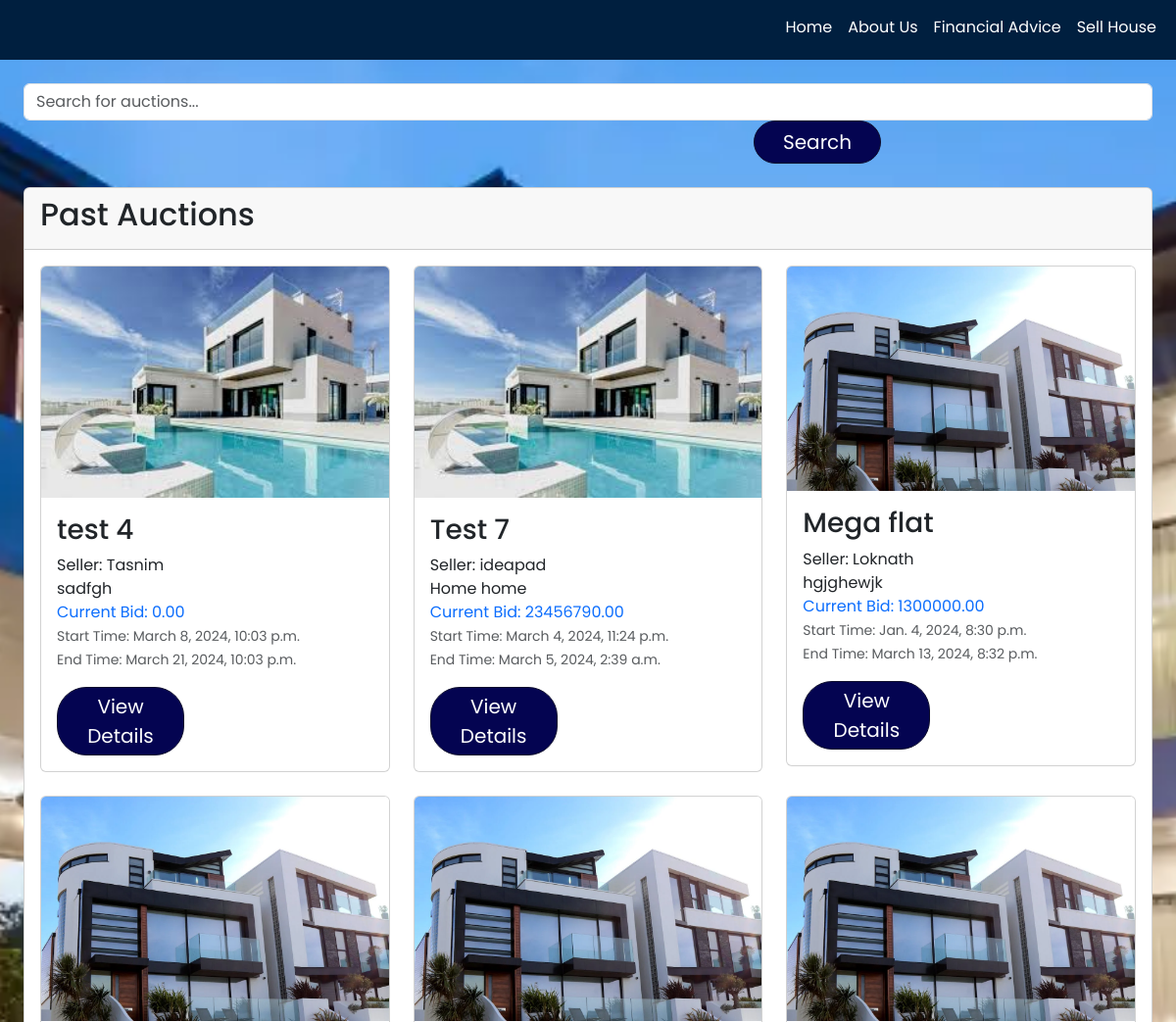
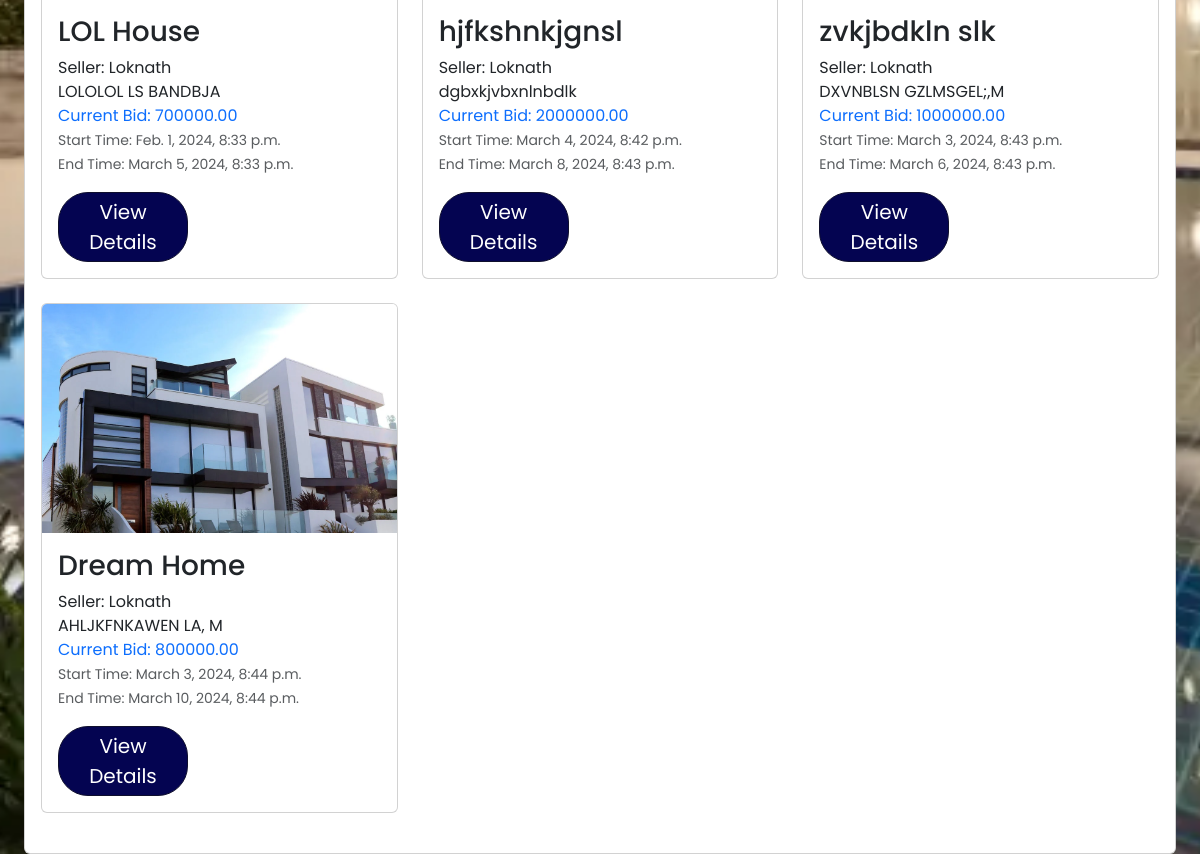
Screenshot of /past-auction-items/ with the database file from the repository (2 pictures, top to bottom).
### website/models.py (models this page shows, shortened)
class AuctionItem(models.Model):
    title = models.CharField(max_length=255)
    description = models.TextField()
    address = models.CharField(max_length=255)
    start_price = models.DecimalField(max_digits=10, decimal_places=2)
    current_bid = models.DecimalField(max_digits=10, decimal_places=2, default=0.00)
    created_by = models.ForeignKey(User, on_delete=models.CASCADE)
    start_time = models.DateTimeField()
    end_time = models.DateTimeField()
    image = models.ImageField(upload_to='auction_item_images/', blank=True, null=True)
    house_size = models.IntegerField(null=True, blank=True)
    floor_count = models.IntegerField(null=True, blank=True)
    house_type = models.CharField(max_length=15, choices=h_type, null=True, blank=True)

### website/views.py (the view)
# urls.py: path('past-auction-items/', views.past_auction_items, name='past_auction_items'),
def past_auction_items(request):
    current_time = timezone.now()
    past_auctions = AuctionItem.objects.filter(start_time__lt=current_time,end_time__lt=current_time)
    return render(request, 'past_auction_items.html', {
        'past_auctions': past_auctions,
    })

### website/templates/past_auction_items.html
{% extends 'base.html' %}
{% block content %}
<div class="container mt-4">
    <div class="search-container text-center mb-4">
        <form action="{% url 'website:search_upcoming_auctions' %}" method="GET" class="form-inline">
            <input type="text" class="form-control" placeholder="Search for auctions..." name="query" required>
            <button type="submit" class="btn btn-primary">Search</button>
        </form>
    </div>
    <div class="card-deck">
        <div class="card">
            <div class="card-header">
                <h2>Past Auctions</h2>
            </div>
            <div class="card-body">
                <div class="row">
                    {% for auction in past_auctions %}
                    <div class="col-md-4 mb-4">
                        <div class="card">
                            {% if auction.image %}
                            <img src="{{ auction.image.url }}" alt="{{ auction.title }} Image" class="card-img-top">
                            {% endif %}
                            <div class="card-body">
                                <h3 class="card-title">{{ auction.title }}</h3>
                                <h10 class="card-text text-dark">Seller: {{ auction.created_by.username }}</h10><br>
                                <p class="card-text text-dark mb-0">{{ auction.description|truncatewords:15 }}</p>
                                <p class="card-text font-weight-bold text-primary mb-0">
                                    Current Bid: {{ auction.current_bid }}
                                </p>
                                <p class="card-text mb-3">
                                    <small class="text-muted">
                                        Start Time: <span class="start-time">{{ auction.start_time }}</span><br>
                                        End Time: {{ auction.end_time }}
                                    </small>
                                </p>
                                <a href="{% url 'website:auction_detail' auction.id %}" class="btn btn-sm btn-primary">View Details</a>
                            </div>
                        </div>
                    </div>
                    {% endfor %}
                </div>
            </div>
        </div>
    </div>
</div>
{% endblock %}

### static/base.css (style rules this page uses)
body { font-family: Arial, sans-serif; background-image: url('background.webp'); background-size: cover; background-position: center; background-repeat: no-repeat; min-height: 100vh; }
* { font-family: 'Poppins',sans-serif; box-sizing: border-box; }
.container { max-width: 1200px; margin: 0 auto; }
.container p { color: #ffffff; margin-bottom: 50px; }
.btn { font-size: 20px; color: #fff; background-color: rgb(4, 4, 81); text-decoration: none; border-radius: 5px; transition: all 0.3s ease; }
.btn-primary { width: 130px; border-color: #0f0f2d; border-radius: 30px; margin-right: 8px; }
form button { margin-left: calc(50% - 100px); width: 200px; }

### rows the page displays
AuctionItem: image (picture), title "test 4", created_by.username "Tasnim", description "sadfgh", current_bid "0.00", start_time "March 8, 2024, 10:03 p.m.", end_time "March 21, 2024, 10:03 p.m."
AuctionItem: image (picture), title "Test 7", created_by.username "ideapad", description "Home home", current_bid "23456790.00", start_time "March 4, 2024, 11:24 p.m.", end_time "March 5, 2024, 2:39 a.m."
AuctionItem: image (picture), title "Mega flat", created_by.username "Loknath", description "hgjghewjk", current_bid "1300000.00", start_time "Jan. 4, 2024, 8:30 p.m.", end_time "March 13, 2024, 8:32 p.m."
AuctionItem: image (picture), title "LOL House", created_by.username "Loknath", description "LOLOLOL LS BANDBJA", current_bid "700000.00", start_time "Feb. 1, 2024, 8:33 p.m.", end_time "March 5, 2024, 8:33 p.m."
AuctionItem: image (picture), title "hjfkshnkjgnsl", created_by.username "Loknath", description "dgbxkjvbxnlnbdlk", current_bid "2000000.00", start_time "March 4, 2024, 8:42 p.m.", end_time "March 8, 2024, 8:43 p.m."
AuctionItem: image (picture), title "zvkjbdkln slk", created_by.username "Loknath", description "DXVNBLSN GZLMSGEL;,M", current_bid "1000000.00", start_time "March 3, 2024, 8:43 p.m.", end_time "March 6, 2024, 8:43 p.m."
AuctionItem: image (picture), title "Dream Home", created_by.username "Loknath", description "AHLJKFNKAWEN LA, M", current_bid "800000.00", start_time "March 3, 2024, 8:44 p.m.", end_time "March 10, 2024, 8:44 p.m."
